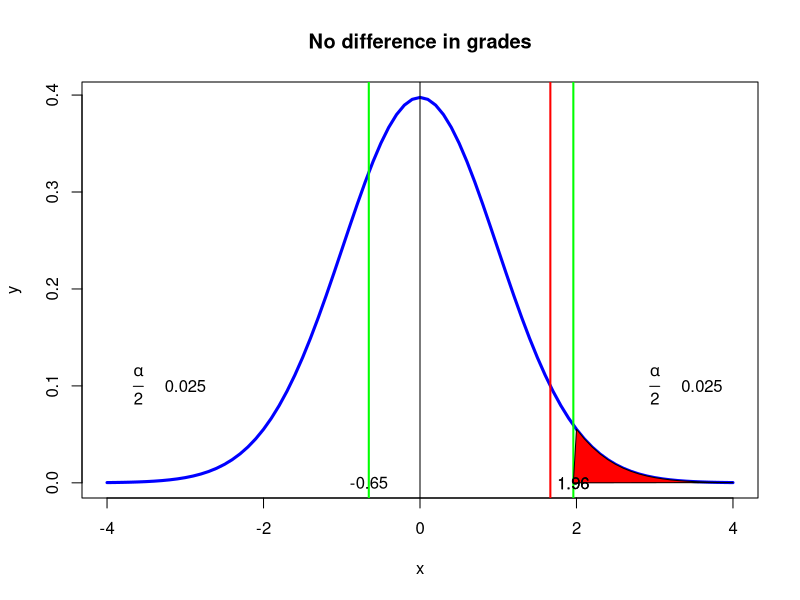

R code for this plot:
#page no 426-427
#H0 : mu1=mu2
#H0 : mu1!=mu2
library(ggplot2)
s1=16
n1=35
xbar1=74
s2=9
n2=40
xbar2=76
diffmu=0
num3=round((xbar1-xbar2)-diffmu,3)
term1=round((s1^2)/n1,3)
term2=round((s2^2)/n2,3)
deno3=round(sqrt(term1+term2),3)
t_stat=num3/deno3
print(paste("t-static =",round(t_stat,2)))
alpha=0.05
twotail_alpha=alpha/2
df=n1+n2-2
two_t_stat=abs(num3)/deno3
two_t_critical=qnorm(1-twotail_alpha)
p_value=2*(1-pnorm(t_stat))
if(two_t_stat>=two_t_critical)
{
  print("Reject H0")
}else
{
  print("Accept H0")
}
dfs <- df
x <- seq(-4,4,0.1)
y <- dt(x,dfs)
t.val <- qt(1-alpha,df=dfs)
plot(x,y,type='l',lwd=3,col='blue',xlab='x',main='No difference in grades')
abline(v=0)
abline(v=t.val,lwd=2,col='red')
abline(v=t_stat,lwd=2,col='green')
abline(v=two_t_critical,lwd=2,col='green')
polygon(c(x[x>=abs(two_t_critical)],abs(two_t_critical) ),c(y[x>=abs(two_t_critical)],0),col="red")
text(two_t_critical,0,round(two_t_critical,2))
text(t_stat,0,round(t_stat,2))
text(abs(two_t_critical),0,round(abs(two_t_critical),2))
text(3.0,0.1,expression(frac(alpha,2)))
text(3.6,0.1,twotail_alpha)
text(-3.6,0.1,expression(frac(alpha,2)))
text(-3.0,0.1,twotail_alpha)
